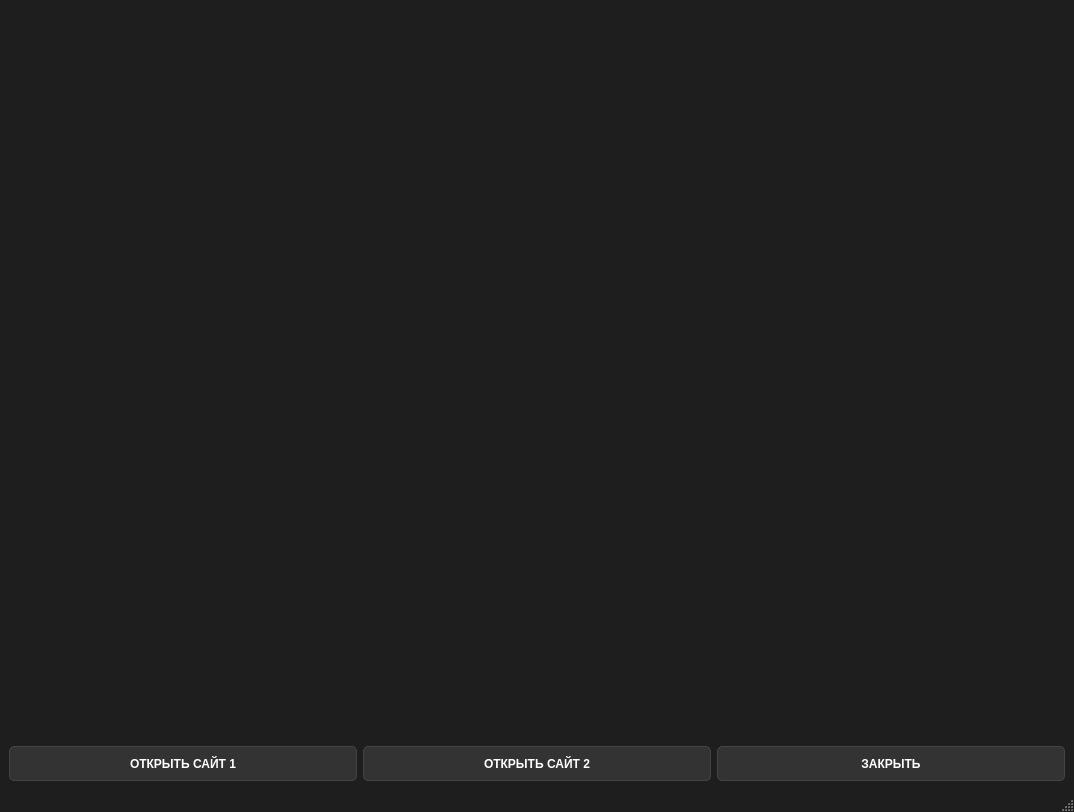
<?xml version="1.0" encoding="UTF-8"?>
<ui version="4.0">
 <class>MainWindow</class>
 <widget class="QMainWindow" name="MainWindow">
  <property name="geometry">
   <rect>
    <x>0</x>
    <y>0</y>
    <width>1074</width>
    <height>812</height>
   </rect>
  </property>
  <property name="windowTitle">
   <string>MainWindow</string>
  </property>
  <property name="styleSheet">
   <string notr="true">
QMainWindow {
    background-color: #1e1e1e;
}


QPushButton {
    background-color: #333333;
	color: #ffffff;
    border: 1px solid #444444;
    border-radius: 5px;
    font-weight: bold;
}

QPushButton:pressed {
    background-color: #0080FF;
}
</string>
  </property>
  <widget class="QWidget" name="centralwidget">
   <layout class="QVBoxLayout" name="verticalLayout" stretch="10,1">
    <item>
     <widget class="QWidget" name="widget" native="true">
      <layout class="QHBoxLayout" name="horizontalLayout"/>
     </widget>
    </item>
    <item>
     <layout class="QHBoxLayout" name="horizontalLayout_2">
      <item>
       <widget class="QPushButton" name="pushButton_2">
        <property name="minimumSize">
         <size>
          <width>0</width>
          <height>35</height>
         </size>
        </property>
        <property name="text">
         <string>ОТКРЫТЬ САЙТ 1</string>
        </property>
       </widget>
      </item>
      <item>
       <widget class="QPushButton" name="pushButton_3">
        <property name="minimumSize">
         <size>
          <width>0</width>
          <height>35</height>
         </size>
        </property>
        <property name="text">
         <string>ОТКРЫТЬ САЙТ 2</string>
        </property>
       </widget>
      </item>
      <item>
       <widget class="QPushButton" name="pushButton">
        <property name="minimumSize">
         <size>
          <width>0</width>
          <height>35</height>
         </size>
        </property>
        <property name="text">
         <string>ЗАКРЫТЬ</string>
        </property>
       </widget>
      </item>
     </layout>
    </item>
   </layout>
  </widget>
  <widget class="QMenuBar" name="menubar">
   <property name="geometry">
    <rect>
     <x>0</x>
     <y>0</y>
     <width>1074</width>
     <height>21</height>
    </rect>
   </property>
  </widget>
  <widget class="QStatusBar" name="statusbar"/>
 </widget>
 <resources/>
 <connections/>
</ui>
